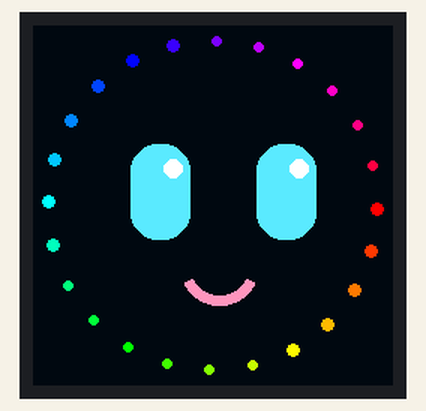
Simulated run of this sketch. Board: ESP32-S3. Shown: 240×240 colour display. Random numbers use the default seed unless the sketch sets one; what the sketch prints to the serial monitor is not drawn.

Above: at 0.67 s.
At 5.78 s:
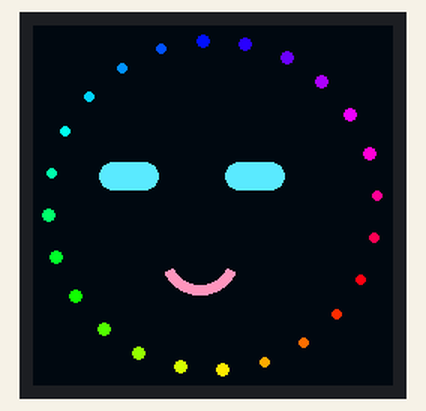
At 10.89 s:
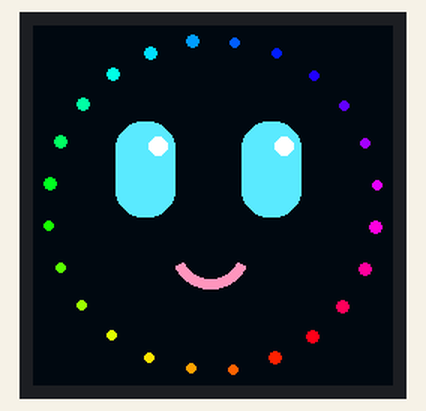
At 20.77 s:
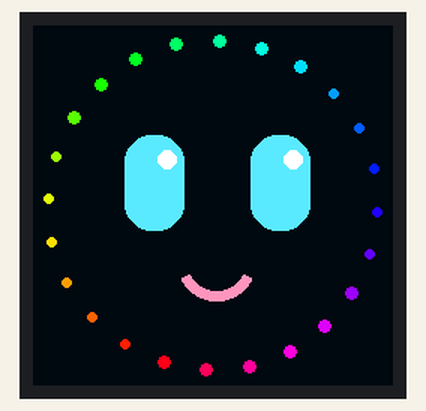
At 30.23 s:
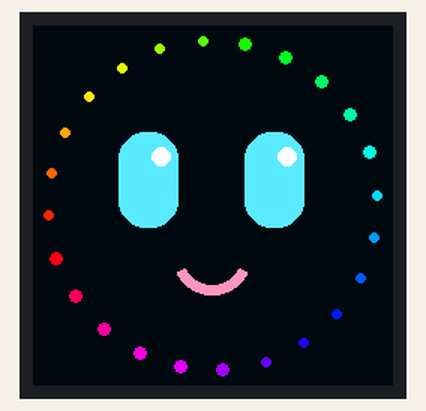
At 39.4 s:
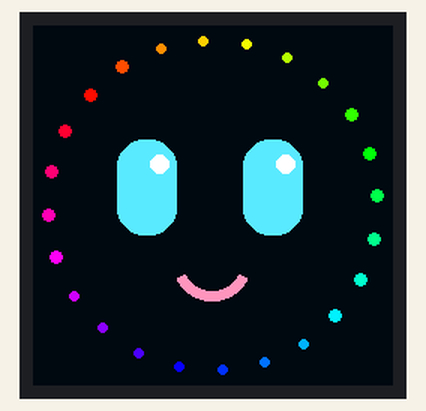

The sketch:

face_animation.ino
```cpp
// Animated companion face for a 1.28" GC9A01 round display (240x240) on an ESP32-S3.
// Frames are drawn off-screen, then only the tiles that changed since the last frame
// are sent, because the SPI link is the bottleneck.
#include <Arduino_GFX_Library.h>
#include "pins.h"

constexpr int W = 240;
constexpr int CX = W / 2;
constexpr int CY = W / 2;
constexpr uint32_t SPI_HZ = 20000000;  // 40 MHz is too fast for breadboard jumper wires

Arduino_DataBus *bus = new Arduino_ESP32SPI(PIN_DC, PIN_CS, PIN_SCK, PIN_MOSI, GFX_NOT_DEFINED);
Arduino_GFX *panel = new Arduino_GC9A01(bus, PIN_RST, 0, true);
Arduino_Canvas *gfx = new Arduino_Canvas(W, W, panel);

constexpr uint16_t rgb(uint8_t r, uint8_t g, uint8_t b) {
  return ((r & 0xF8) << 8) | ((g & 0xFC) << 3) | (b >> 3);
}

constexpr uint16_t BG = rgb(6, 8, 20);
constexpr uint16_t EYE = rgb(90, 235, 255);
constexpr uint16_t MOUTH = rgb(255, 150, 190);

uint16_t hue(float h) {
  h = fmodf(h, 1.0f) * 6.0f;
  float f = h - floorf(h);
  uint8_t up = f * 255, down = (1 - f) * 255;
  switch ((int)h) {
    case 0: return rgb(255, up, 0);
    case 1: return rgb(down, 255, 0);
    case 2: return rgb(0, 255, up);
    case 3: return rgb(0, down, 255);
    case 4: return rgb(up, 0, 255);
    default: return rgb(255, 0, down);
  }
}

float lookX = 0, lookY = 0, targetX = 0, targetY = 0;
uint32_t nextLook = 0, nextBlink = 1500, blinkStart = 0;
constexpr uint32_t BLINK_MS = 180;

void drawRing(float t) {
  for (int i = 0; i < 24; i++) {
    float a = i * (TWO_PI / 24) + t * 0.6f;
    int r = 3 + (int)(2 * (1 + sinf(t * 3 + i * 0.5f)) / 2);
    gfx->fillCircle(CX + cosf(a) * 110, CY + sinf(a) * 110, r, hue(i / 24.0f + t * 0.08f));
  }
}

void drawEye(int x, int y, float open) {
  int h = max(6, (int)(64 * open));
  gfx->fillRoundRect(x - 20, y - h / 2, 40, h, min(18, h / 2), EYE);
  if (open > 0.5f) gfx->fillCircle(x + 8, y - h / 4, 6, rgb(255, 255, 255));  // catchlight
}

constexpr int TILE_W = 16;
constexpr int TILE_H = 8;
uint16_t *prevFrame = nullptr;
uint16_t runBuf[W * TILE_H];
uint32_t pixelsSent = 0;

bool tileChanged(const uint16_t *fb, int tx, int ty) {
  for (int y = ty; y < ty + TILE_H; y++) {
    if (memcmp(fb + y * W + tx, prevFrame + y * W + tx, TILE_W * 2)) return true;
  }
  return false;
}

// Sends each horizontal run of changed tiles as one block.
void pushChanged() {
  uint16_t *fb = gfx->getFramebuffer();
  for (int ty = 0; ty < W; ty += TILE_H) {
    int tx = 0;
    while (tx < W) {
      if (!tileChanged(fb, tx, ty)) {
        tx += TILE_W;
        continue;
      }
      int end = tx + TILE_W;
      while (end < W && tileChanged(fb, end, ty)) end += TILE_W;
      int w = end - tx;
      for (int y = 0; y < TILE_H; y++) {
        const uint16_t *row = fb + (ty + y) * W + tx;
        memcpy(runBuf + y * w, row, w * 2);
        memcpy(prevFrame + (ty + y) * W + tx, row, w * 2);
      }
      panel->draw16bitRGBBitmap(tx, ty, runBuf, w, TILE_H);
      pixelsSent += w * TILE_H;
      tx = end;
    }
  }
}

void drawFace(float t, uint32_t now, float dt) {
  if (now >= nextLook) {
    targetX = random(-22, 23);
    targetY = random(-12, 13);
    nextLook = now + random(900, 2600);
  }
  float ease = 1 - expf(-2.3f * dt);  // same glance speed at any frame rate
  lookX += (targetX - lookX) * ease;
  lookY += (targetY - lookY) * ease;

  if (now >= nextBlink) {
    blinkStart = now;
    nextBlink = now + random(2000, 5000);
  }
  float open = 1;
  uint32_t since = now - blinkStart;
  if (blinkStart && since < BLINK_MS) open = fabsf(since / (float)(BLINK_MS / 2) - 1);

  int bob = sinf(t * 1.6f) * 4;
  int ex = CX + lookX, ey = CY - 18 + lookY + bob;
  drawEye(ex - 42, ey, open);
  drawEye(ex + 42, ey, open);

  int mx = CX + lookX * 0.6f, my = CY + 34 + lookY * 0.6f + bob;
  gfx->fillArc(mx, my, 26, 20, 25, 155, MOUTH);
}

void setup() {
  Serial.begin(115200);
  randomSeed(esp_random());
  if (!gfx->begin(SPI_HZ)) {
    while (true) {
      Serial.println("FACE display init failed");
      delay(1000);
    }
  }
  prevFrame = (uint16_t *)heap_caps_malloc(W * W * 2, MALLOC_CAP_INTERNAL | MALLOC_CAP_8BIT);
  if (prevFrame) {
    gfx->fillScreen(BG);
    gfx->flush();
    memcpy(prevFrame, gfx->getFramebuffer(), W * W * 2);
  }
  Serial.printf("FACE started partial=%d\n", prevFrame != nullptr);
}

void loop() {
  static uint32_t frames = 0, lastReport = 0, lastFrame = 0;
  uint32_t now = millis();
  float t = now / 1000.0f;
  float dt = (now - lastFrame) / 1000.0f;
  lastFrame = now;

  gfx->fillScreen(BG);
  drawRing(t);
  drawFace(t, now, dt);
  if (prevFrame) {
    pushChanged();
  } else {
    gfx->flush();
    pixelsSent += W * W;
  }

  frames++;
  if (now - lastReport >= 1000) {
    Serial.printf("FACE fps=%lu sent=%lu%% heap=%lu\n", (unsigned long)frames,
                  (unsigned long)(pixelsSent * 100 / (frames * W * W)), (unsigned long)ESP.getFreeHeap());
    frames = 0;
    pixelsSent = 0;
    lastReport = now;
  }
}
```

pins.h
```cpp
#pragma once
// GC9A01 wiring. Display label -> ESP32-S3 GPIO.
// VCC goes to 3V3 and GND to GND.
#define PIN_SCK  8  // SCL
#define PIN_MOSI 7  // SDA
#define PIN_CS   6  // CS
#define PIN_DC   4  // DC
#define PIN_RST  5  // RST
```
